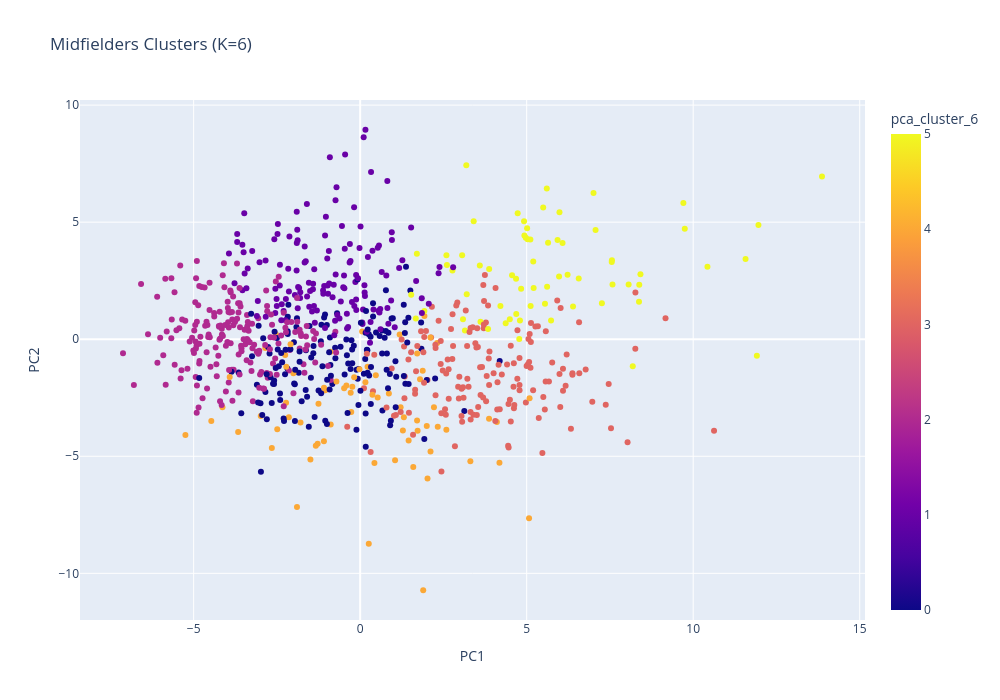

Notebook code cell kept with this figure:
### Code cell
df_avg["PC1"] = X_pca[:,0]
df_avg["PC2"] = X_pca[:,1]

fig = px.scatter(
    df_avg,
    x="PC1",
    y="PC2",
    color=f"pca_cluster_{cluster}",
    hover_name='player',         
    hover_data=['team','minutesplayed','number_of_seasons'], 
    title=f"Midfielders Clusters (K={cluster})",
    width=1000,
    height=700
)

fig.show()

### Figure 1 — Plotly figure (JSON) as saved in the notebook; plotly's stock layout.template omitted (floating-point values rounded to 4 significant figures; data arrays with more than 128 entries replaced by an {"elided": "..."} marker saying what was removed)
{"data": [{"customdata": {"elided": "796x3 mixed values"}, "hovertemplate": "<b>%{hovertext}</b><br><br>PC1=%{x}<br>PC2=%{y}<br>team=%{customdata[0]}<br>minutesplayed=%{customdata[1]}<br>number_of_seasons=%{customdata[2]}<br>pca_cluster_6=%{marker.color}<extra></extra>", "hovertext": {"elided": "796 str values"}, "legendgroup": "", "marker": {"color": {"elided": "796 int values"}, "coloraxis": "coloraxis", "symbol": "circle"}, "mode": "markers", "name": "", "orientation": "v", "showlegend": false, "type": "scatter", "x": {"elided": "796 float values"}, "xaxis": "x", "y": {"elided": "796 float values"}, "yaxis": "y"}], "layout": {"coloraxis": {"colorbar": {"title": {"text": "pca_cluster_6"}}, "colorscale": [[0, "#0d0887"], [0.1111, "#46039f"], [0.2222, "#7201a8"], [0.3333, "#9c179e"], [0.4444, "#bd3786"], [0.5556, "#d8576b"], [0.6667, "#ed7953"], [0.7778, "#fb9f3a"], [0.8889, "#fdca26"], [1, "#f0f921"]]}, "height": 700, "legend": {"tracegroupgap": 0}, "title": {"text": "Midfielders Clusters (K=6)"}, "width": 1000, "xaxis": {"anchor": "y", "domain": [0, 1], "title": {"text": "PC1"}}, "yaxis": {"anchor": "x", "domain": [0, 1], "title": {"text": "PC2"}}}}
